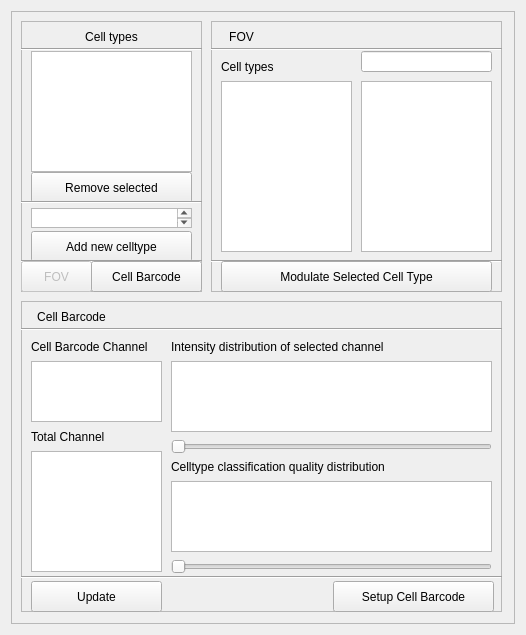
<?xml version="1.0" encoding="UTF-8"?>
<ui version="4.0">
 <class>Form</class>
 <widget class="QWidget" name="Form">
  <property name="geometry">
   <rect>
    <x>0</x>
    <y>0</y>
    <width>526</width>
    <height>635</height>
   </rect>
  </property>
  <property name="windowTitle">
   <string>Form</string>
  </property>
  <layout class="QGridLayout" name="gridLayout_2">
   <item row="0" column="0">
    <layout class="QGridLayout" name="gridLayout">
     <item row="0" column="0">
      <widget class="QFrame" name="frame">
       <property name="frameShape">
        <enum>QFrame::StyledPanel</enum>
       </property>
       <property name="frameShadow">
        <enum>QFrame::Raised</enum>
       </property>
       <widget class="QFrame" name="frame_2">
        <property name="geometry">
         <rect>
          <x>10</x>
          <y>10</y>
          <width>181</width>
          <height>271</height>
         </rect>
        </property>
        <property name="frameShape">
         <enum>QFrame::StyledPanel</enum>
        </property>
        <property name="frameShadow">
         <enum>QFrame::Raised</enum>
        </property>
        <widget class="QLabel" name="label">
         <property name="geometry">
          <rect>
           <x>0</x>
           <y>0</y>
           <width>181</width>
           <height>31</height>
          </rect>
         </property>
         <property name="text">
          <string>Cell types</string>
         </property>
         <property name="alignment">
          <set>Qt::AlignCenter</set>
         </property>
        </widget>
        <widget class="QPushButton" name="CellTypeDeterminePanel_CelltypeRemoveSelectedPushButton">
         <property name="geometry">
          <rect>
           <x>10</x>
           <y>151</y>
           <width>161</width>
           <height>31</height>
          </rect>
         </property>
         <property name="text">
          <string>Remove selected</string>
         </property>
        </widget>
        <widget class="QTextEdit" name="CellTypeDeterminePanel_CelltypeAddTextEdit">
         <property name="geometry">
          <rect>
           <x>10</x>
           <y>187</y>
           <width>161</width>
           <height>20</height>
          </rect>
         </property>
        </widget>
        <widget class="QPushButton" name="CellTypeDeterminePanel_CelltypeAddnewcelltypePushButton">
         <property name="geometry">
          <rect>
           <x>10</x>
           <y>210</y>
           <width>161</width>
           <height>31</height>
          </rect>
         </property>
         <property name="text">
          <string>Add new celltype</string>
         </property>
        </widget>
        <widget class="Line" name="line">
         <property name="geometry">
          <rect>
           <x>0</x>
           <y>171</y>
           <width>181</width>
           <height>20</height>
          </rect>
         </property>
         <property name="orientation">
          <enum>Qt::Horizontal</enum>
         </property>
        </widget>
        <widget class="Line" name="line_2">
         <property name="geometry">
          <rect>
           <x>0</x>
           <y>230</y>
           <width>181</width>
           <height>21</height>
          </rect>
         </property>
         <property name="orientation">
          <enum>Qt::Horizontal</enum>
         </property>
        </widget>
        <widget class="QPushButton" name="CellTypeDeterminePanel_FOVPushButton">
         <property name="enabled">
          <bool>false</bool>
         </property>
         <property name="geometry">
          <rect>
           <x>0</x>
           <y>240</y>
           <width>71</width>
           <height>31</height>
          </rect>
         </property>
         <property name="text">
          <string>FOV</string>
         </property>
        </widget>
        <widget class="QPushButton" name="CellTypeDeterminePanel_CellBarcodePushButton">
         <property name="enabled">
          <bool>true</bool>
         </property>
         <property name="geometry">
          <rect>
           <x>70</x>
           <y>240</y>
           <width>111</width>
           <height>31</height>
          </rect>
         </property>
         <property name="text">
          <string>Cell Barcode</string>
         </property>
        </widget>
        <widget class="Line" name="line_5">
         <property name="geometry">
          <rect>
           <x>0</x>
           <y>20</y>
           <width>181</width>
           <height>16</height>
          </rect>
         </property>
         <property name="orientation">
          <enum>Qt::Horizontal</enum>
         </property>
        </widget>
        <widget class="QListWidget" name="CellTypeDeterminePanel_CelltypeListWidget">
         <property name="geometry">
          <rect>
           <x>10</x>
           <y>30</y>
           <width>161</width>
           <height>121</height>
          </rect>
         </property>
        </widget>
       </widget>
       <widget class="QFrame" name="frame_3">
        <property name="geometry">
         <rect>
          <x>200</x>
          <y>10</y>
          <width>291</width>
          <height>271</height>
         </rect>
        </property>
        <property name="frameShape">
         <enum>QFrame::StyledPanel</enum>
        </property>
        <property name="frameShadow">
         <enum>QFrame::Raised</enum>
        </property>
        <widget class="QLabel" name="label_2">
         <property name="geometry">
          <rect>
           <x>0</x>
           <y>0</y>
           <width>61</width>
           <height>31</height>
          </rect>
         </property>
         <property name="text">
          <string>FOV</string>
         </property>
         <property name="alignment">
          <set>Qt::AlignCenter</set>
         </property>
        </widget>
        <widget class="Line" name="line_3">
         <property name="geometry">
          <rect>
           <x>0</x>
           <y>230</y>
           <width>291</width>
           <height>21</height>
          </rect>
         </property>
         <property name="orientation">
          <enum>Qt::Horizontal</enum>
         </property>
        </widget>
        <widget class="Line" name="line_4">
         <property name="geometry">
          <rect>
           <x>0</x>
           <y>20</y>
           <width>291</width>
           <height>16</height>
          </rect>
         </property>
         <property name="orientation">
          <enum>Qt::Horizontal</enum>
         </property>
        </widget>
        <widget class="QLabel" name="label_3">
         <property name="geometry">
          <rect>
           <x>10</x>
           <y>30</y>
           <width>131</width>
           <height>31</height>
          </rect>
         </property>
         <property name="text">
          <string>Cell types</string>
         </property>
        </widget>
        <widget class="QPushButton" name="CellTypeDeterminePanel_FOVModulateSelectedCellTypePushButton">
         <property name="enabled">
          <bool>true</bool>
         </property>
         <property name="geometry">
          <rect>
           <x>10</x>
           <y>240</y>
           <width>271</width>
           <height>31</height>
          </rect>
         </property>
         <property name="text">
          <string>Modulate Selected Cell Type</string>
         </property>
        </widget>
        <widget class="QListWidget" name="CellTypeDeterminePanel_FOVCelltypesListWidget">
         <property name="geometry">
          <rect>
           <x>10</x>
           <y>60</y>
           <width>131</width>
           <height>171</height>
          </rect>
         </property>
        </widget>
        <widget class="QListWidget" name="CellTypeDeterminePanel_FOVListWidget">
         <property name="geometry">
          <rect>
           <x>150</x>
           <y>60</y>
           <width>131</width>
           <height>171</height>
          </rect>
         </property>
         <property name="selectionMode">
          <enum>QAbstractItemView::MultiSelection</enum>
         </property>
        </widget>
        <widget class="QLineEdit" name="CellTypeDeterminePanel_FOVLineEdit">
         <property name="geometry">
          <rect>
           <x>150</x>
           <y>30</y>
           <width>131</width>
           <height>21</height>
          </rect>
         </property>
        </widget>
       </widget>
       <widget class="QFrame" name="frame_4">
        <property name="geometry">
         <rect>
          <x>10</x>
          <y>290</y>
          <width>481</width>
          <height>311</height>
         </rect>
        </property>
        <property name="frameShape">
         <enum>QFrame::StyledPanel</enum>
        </property>
        <property name="frameShadow">
         <enum>QFrame::Raised</enum>
        </property>
        <widget class="QLabel" name="label_5">
         <property name="geometry">
          <rect>
           <x>0</x>
           <y>0</y>
           <width>101</width>
           <height>31</height>
          </rect>
         </property>
         <property name="text">
          <string>Cell Barcode</string>
         </property>
         <property name="alignment">
          <set>Qt::AlignCenter</set>
         </property>
        </widget>
        <widget class="Line" name="line_6">
         <property name="geometry">
          <rect>
           <x>0</x>
           <y>20</y>
           <width>481</width>
           <height>16</height>
          </rect>
         </property>
         <property name="orientation">
          <enum>Qt::Horizontal</enum>
         </property>
        </widget>
        <widget class="QLabel" name="label_6">
         <property name="geometry">
          <rect>
           <x>10</x>
           <y>30</y>
           <width>131</width>
           <height>31</height>
          </rect>
         </property>
         <property name="text">
          <string>Cell Barcode Channel</string>
         </property>
         <property name="alignment">
          <set>Qt::AlignLeading|Qt::AlignLeft|Qt::AlignVCenter</set>
         </property>
        </widget>
        <widget class="QGraphicsView" name="CellTypeDeterminePanel_CellBarcodeIntensityDistributionGraphicsView">
         <property name="geometry">
          <rect>
           <x>150</x>
           <y>60</y>
           <width>321</width>
           <height>71</height>
          </rect>
         </property>
        </widget>
        <widget class="QLabel" name="label_7">
         <property name="geometry">
          <rect>
           <x>150</x>
           <y>30</y>
           <width>251</width>
           <height>31</height>
          </rect>
         </property>
         <property name="text">
          <string>Intensity distribution of selected channel</string>
         </property>
         <property name="alignment">
          <set>Qt::AlignLeading|Qt::AlignLeft|Qt::AlignVCenter</set>
         </property>
        </widget>
        <widget class="QSlider" name="CellTypeDeterminePanel_CellBarcodeIntensityDistributionHorizontalSlider">
         <property name="geometry">
          <rect>
           <x>150</x>
           <y>130</y>
           <width>321</width>
           <height>31</height>
          </rect>
         </property>
         <property name="maximum">
          <number>100</number>
         </property>
         <property name="singleStep">
          <number>1</number>
         </property>
         <property name="orientation">
          <enum>Qt::Horizontal</enum>
         </property>
        </widget>
        <widget class="QLabel" name="label_8">
         <property name="geometry">
          <rect>
           <x>150</x>
           <y>150</y>
           <width>251</width>
           <height>31</height>
          </rect>
         </property>
         <property name="text">
          <string>Celltype classification quality distribution</string>
         </property>
         <property name="alignment">
          <set>Qt::AlignLeading|Qt::AlignLeft|Qt::AlignVCenter</set>
         </property>
        </widget>
        <widget class="QGraphicsView" name="CellTypeDeterminePanel_CellBarcodeCelltypeClassificationQualityGraphicsView">
         <property name="geometry">
          <rect>
           <x>150</x>
           <y>180</y>
           <width>321</width>
           <height>71</height>
          </rect>
         </property>
        </widget>
        <widget class="QSlider" name="CellTypeDeterminePanel_CellBarcodeCelltypeClassificationQualityHorizontalSlider">
         <property name="geometry">
          <rect>
           <x>150</x>
           <y>250</y>
           <width>321</width>
           <height>31</height>
          </rect>
         </property>
         <property name="maximum">
          <number>100</number>
         </property>
         <property name="orientation">
          <enum>Qt::Horizontal</enum>
         </property>
        </widget>
        <widget class="QPushButton" name="CellTypeDeterminePanel_CellBarcodeUpdatePushButton">
         <property name="geometry">
          <rect>
           <x>10</x>
           <y>280</y>
           <width>131</width>
           <height>31</height>
          </rect>
         </property>
         <property name="text">
          <string>Update</string>
         </property>
        </widget>
        <widget class="QPushButton" name="CellTypeDeterminePanel_CellBarcodeSetupPushButton">
         <property name="geometry">
          <rect>
           <x>312</x>
           <y>280</y>
           <width>161</width>
           <height>31</height>
          </rect>
         </property>
         <property name="text">
          <string>Setup Cell Barcode</string>
         </property>
        </widget>
        <widget class="QListWidget" name="CellTypeDeterminePanel_CellBarcodeChannelListWidget">
         <property name="geometry">
          <rect>
           <x>10</x>
           <y>60</y>
           <width>131</width>
           <height>61</height>
          </rect>
         </property>
        </widget>
        <widget class="QListWidget" name="CellTypeDeterminePanel_CellBarcodeTotalChannelListWidget">
         <property name="geometry">
          <rect>
           <x>10</x>
           <y>150</y>
           <width>131</width>
           <height>121</height>
          </rect>
         </property>
         <property name="selectionMode">
          <enum>QAbstractItemView::MultiSelection</enum>
         </property>
        </widget>
        <widget class="QLabel" name="label_9">
         <property name="geometry">
          <rect>
           <x>10</x>
           <y>120</y>
           <width>131</width>
           <height>31</height>
          </rect>
         </property>
         <property name="text">
          <string>Total Channel</string>
         </property>
         <property name="alignment">
          <set>Qt::AlignLeading|Qt::AlignLeft|Qt::AlignVCenter</set>
         </property>
        </widget>
        <widget class="Line" name="line_7">
         <property name="geometry">
          <rect>
           <x>0</x>
           <y>266</y>
           <width>481</width>
           <height>20</height>
          </rect>
         </property>
         <property name="orientation">
          <enum>Qt::Horizontal</enum>
         </property>
        </widget>
       </widget>
      </widget>
     </item>
    </layout>
   </item>
  </layout>
 </widget>
 <resources/>
 <connections/>
</ui>
